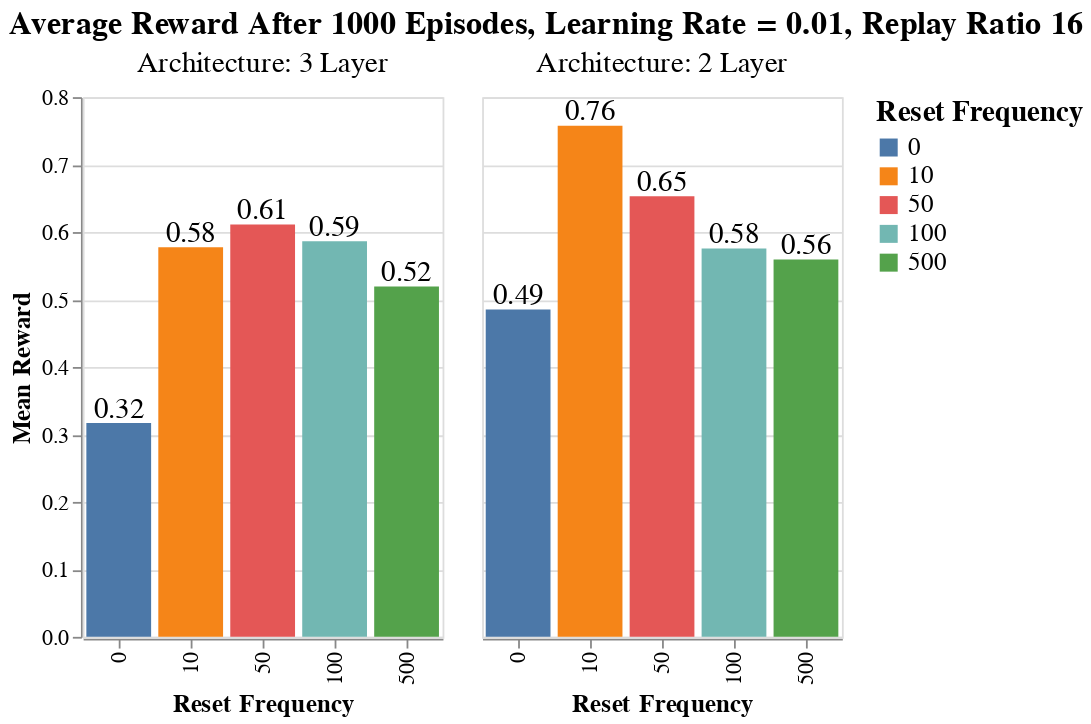

Source (notebook cell):
### Code cell
plot_model_comparison(df[(df['replay_ratio'] == 16) & (df['learning_rate'] == lr)], 100)

### Figure 1 — Vega-Lite specification as saved in the notebook (floating-point values rounded to 4 significant figures)
{"config": {"view": {"continuousWidth": 300, "continuousHeight": 300}, "axis": {"labelFontSize": 12, "titleFontSize": 14}, "header": {"titleFontSize": 18}, "legend": {"labelFontSize": 14, "titleFontSize": 16}, "title": {"fontSize": 18}}, "data": {"name": "data-af881859e18ce41f45042823e96fc1a8"}, "facet": {"column": {"field": "formatted_replay_ratio", "header": {"labelFontSize": 16}, "sort": {"field": "replay_ratio", "order": "ascending"}, "title": null, "type": "ordinal"}}, "spec": {"layer": [{"mark": {"type": "bar"}, "encoding": {"color": {"field": "Reset Frequency", "type": "nominal"}, "x": {"field": "Reset Frequency", "type": "nominal"}, "y": {"field": "mean_reward", "scale": {"domain": [0, 0.8]}, "title": "Mean Reward", "type": "quantitative"}}, "transform": [{"aggregate": [{"op": "mean", "field": "reward", "as": "mean_reward"}], "groupby": ["Reset Frequency", "formatted_replay_ratio"]}, {"calculate": "datum.mean_reward", "as": "mean_reward_label"}]}, {"mark": {"type": "text", "align": "center", "baseline": "bottom", "dy": 0, "fontSize": 16}, "encoding": {"text": {"field": "mean_reward_label", "type": "quantitative"}, "x": {"field": "Reset Frequency", "type": "nominal"}, "y": {"field": "mean_reward", "title": "Mean Reward", "type": "quantitative"}}, "transform": [{"aggregate": [{"op": "mean", "field": "reward", "as": "mean_reward"}], "groupby": ["Reset Frequency", "formatted_replay_ratio"]}, {"calculate": "datum.mean_reward", "as": "mean_reward_label"}, {"calculate": "format(datum.mean_reward, '.2f')", "as": "mean_reward_label"}]}], "width": 200}, "title": "Average Reward After 1000 Episodes, Learning Rate = 0.01, Replay Ratio 16", "$schema": "https://vega.github.io/schema/vega-lite/v5.16.3.json", "datasets": {"data-af881859e18ce41f45042823e96fc1a8": [{"model": 1, "weight_reset": 0, "episode": 500.5, "map": 0.799, "reward": 0.3168, "q_left": 0.1212, "q_down": 0.5715, "q_right": 0.18, "q_up": 0.1272, "replay_ratio": 16.0, "trial": 49.5, "batch_size": 16.0, "learning_rate": 0.01, "formatted_replay_ratio": "Architecture: 3 Layer", "Reset Frequency": 0}, {"model": 1, "weight_reset": 10, "episode": 500.5, "map": 0.799, "reward": 0.5776, "q_left": 0.1041, "q_down": 0.4268, "q_right": 0.3631, "q_up": 0.1061, "replay_ratio": 16.0, "trial": 49.5, "batch_size": 16.0, "learning_rate": 0.01, "formatted_replay_ratio": "Architecture: 3 Layer", "Reset Frequency": 10}, {"model": 1, "weight_reset": 50, "episode": 500.5, "map": 0.799, "reward": 0.6111, "q_left": 0.07422, "q_down": 0.4619, "q_right": 0.3893, "q_up": 0.07467, "replay_ratio": 16.0, "trial": 49.5, "batch_size": 16.0, "learning_rate": 0.01, "formatted_replay_ratio": "Architecture: 3 Layer", "Reset Frequency": 50}, {"model": 1, "weight_reset": 100, "episode": 500.5, "map": 0.799, "reward": 0.5865, "q_left": 0.06966, "q_down": 0.4817, "q_right": 0.3751, "q_up": 0.07355, "replay_ratio": 16.0, "trial": 49.5, "batch_size": 16.0, "learning_rate": 0.01, "formatted_replay_ratio": "Architecture: 3 Layer", "Reset Frequency": 100}, {"model": 1, "weight_reset": 500, "episode": 500.5, "map": 0.799, "reward": 0.5193, "q_left": 0.09688, "q_down": 0.4981, "q_right": 0.31, "q_up": 0.095, "replay_ratio": 16.0, "trial": 49.5, "batch_size": 16.0, "learning_rate": 0.01, "formatted_replay_ratio": "Architecture: 3 Layer", "Reset Frequency": 500}, {"model": 2, "weight_reset": 0, "episode": 500.5, "map": 0.799, "reward": 0.4851, "q_left": 0.1101, "q_down": 0.5025, "q_right": 0.271, "q_up": 0.1163, "replay_ratio": 16.0, "trial": 49.5, "batch_size": 16.0, "learning_rate": 0.01, "formatted_replay_ratio": "Architecture: 2 Layer", "Reset Frequency": 0}, {"model": 2, "weight_reset": 10, "episode": 500.5, "map": 0.799, "reward": 0.7577, "q_left": 0.06032, "q_down": 0.4406, "q_right": 0.4377, "q_up": 0.06138, "replay_ratio": 16.0, "trial": 49.5, "batch_size": 16.0, "learning_rate": 0.01, "formatted_replay_ratio": "Architecture: 2 Layer", "Reset Frequency": 10}, {"model": 2, "weight_reset": 50, "episode": 500.5, "map": 0.799, "reward": 0.6531, "q_left": 0.06801, "q_down": 0.4686, "q_right": 0.3954, "q_up": 0.06799, "replay_ratio": 16.0, "trial": 49.5, "batch_size": 16.0, "learning_rate": 0.01, "formatted_replay_ratio": "Architecture: 2 Layer", "Reset Frequency": 50}, {"model": 2, "weight_reset": 100, "episode": 500.5, "map": 0.799, "reward": 0.5757, "q_left": 0.08589, "q_down": 0.4752, "q_right": 0.3528, "q_up": 0.08608, "replay_ratio": 16.0, "trial": 49.5, "batch_size": 16.0, "learning_rate": 0.01, "formatted_replay_ratio": "Architecture: 2 Layer", "Reset Frequency": 100}, {"model": 2, "weight_reset": 500, "episode": 500.5, "map": 0.799, "reward": 0.5592, "q_left": 0.08497, "q_down": 0.4941, "q_right": 0.317, "q_up": 0.104, "replay_ratio": 16.0, "trial": 49.5, "batch_size": 16.0, "learning_rate": 0.01, "formatted_replay_ratio": "Architecture: 2 Layer", "Reset Frequency": 500}]}}
